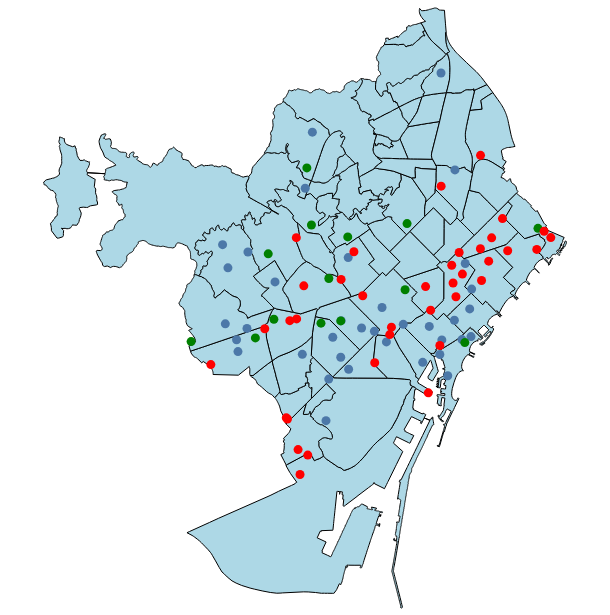

Here is the notebook cell this chart was saved with:
### Code cell
off_layer = alt.Chart(off_plot).mark_geoshape(color = 'red').encode(
    tooltip=['name'])
neigh_layer + unis_layer + hosps_layer + off_layer
